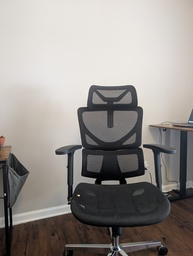
#> input picture data/sift_pair/1.jpg, 193 x 256 px, shrunk from 3072 x 4080 before the run, found by its file name
$ python q2_sift_ransac_demo.py   (older library calls are emulated)
#> lines starting #> are read from the running program, lines starting #| are printed output that depends on the picture
### src/sift_from_scratch.py
#!/usr/bin/env python3
"""
sift_from_scratch.py

Simplified SIFT implementation from scratch:
- Gaussian pyramid
- DoG pyramid
- Local extrema in scale space
- Contrast threshold
- Orientation assignment
- 128-d descriptor (4x4 cells, 8 bins)

Returns: keypoints (y, x, scale, orientation) and descriptors.
"""

import numpy as np
import cv2


class SIFTFromScratch:
    def __init__(
        self,
        num_octaves: int = 4,
        scales_per_octave: int = 3,
        sigma0: float = 1.6,
        contrast_thresh: float = 0.03,
        edge_thresh: float = 10.0
    ):
        self.num_octaves = num_octaves
        self.scales_per_octave = scales_per_octave
        self.sigma0 = sigma0
        self.contrast_thresh = contrast_thresh
        self.edge_thresh = edge_thresh

    # ------------------------------------------------------------------
    # Public API
    # ------------------------------------------------------------------
    def detectAndCompute(self, image_gray: np.ndarray):
        """
        Main entry point.
        image_gray: single-channel float32 or uint8 [H, W].

        Returns:
            keypoints: list of dicts with (y, x, octave, scale, sigma, angle)
            descriptors: np.ndarray [N, 128]
        """
        if image_gray.ndim == 3:
            image_gray = cv2.cvtColor(image_gray, cv2.COLOR_BGR2GRAY)
        if image_gray.dtype != np.float32:
            image_gray = image_gray.astype(np.float32) / 255.0

        gauss_pyr, sigmas = self._build_gaussian_pyramid(image_gray)
        dog_pyr = self._build_dog_pyramid(gauss_pyr)

        raw_kpts = self._detect_keypoints(dog_pyr, sigmas)

        kpts_oriented = self._assign_orientations(gauss_pyr, raw_kpts)
        descs = self._compute_descriptors(gauss_pyr, kpts_oriented)

        return kpts_oriented, descs

    # ------------------------------------------------------------------
    # Pyramid construction
    # ------------------------------------------------------------------
    def _build_gaussian_pyramid(self, base_img):
        """
        Build Gaussian pyramid.

        gauss_pyr[octave][scale] = Gaussian-blurred image
        sigmas[octave][scale] = sigma for that image
        """
        k = 2 ** (1.0 / self.scales_per_octave)
        num_levels = self.scales_per_octave + 3  # extra for DoG

        gauss_pyr = []
        sigmas_pyr = []

        # Initial image: doubled or original; keep simple: original
        base = base_img.copy()

        for o in range(self.num_octaves):
            octave_imgs = []
            octave_sigmas = []

            sigma_prev = 0.5  # nominal sigma of input
            for s in range(num_levels):
                sigma_total = self.sigma0 * (k ** s)
                sigma = np.sqrt(max(sigma_total**2 - sigma_prev**2, 1e-10))
                blurred = cv2.GaussianBlur(base, (0, 0), sigmaX=sigma, sigmaY=sigma)
                octave_imgs.append(blurred)
                octave_sigmas.append(sigma_total)
                sigma_prev = sigma_total

            gauss_pyr.append(octave_imgs)
            sigmas_pyr.append(octave_sigmas)

            # Next octave base = downsample by 2
            h, w = base.shape
            base = cv2.resize(base, (w // 2, h // 2), interpolation=cv2.INTER_NEAREST)

        return gauss_pyr, sigmas_pyr

    def _build_dog_pyramid(self, gauss_pyr):
        """
        Build Difference-of-Gaussians pyramid.
        dog_pyr[oct][s] = G(o,s+1) - G(o,s)
        """
        dog_pyr = []
        for octave_imgs in gauss_pyr:
            dogs = []
            for i in range(1, len(octave_imgs)):
                dogs.append(octave_imgs[i] - octave_imgs[i - 1])
            dog_pyr.append(dogs)
        return dog_pyr

    # ------------------------------------------------------------------
    # Keypoint detection
    # ------------------------------------------------------------------
    def _detect_keypoints(self, dog_pyr, sigmas_pyr):
        """
        Find local extrema in 3x3x3 neighborhoods in DoG pyramids,
        apply contrast threshold, and return list of raw keypoints.
        """
        keypoints = []

        for o, dogs in enumerate(dog_pyr):
            # dogs: [num_levels-1] images
            for s in range(1, len(dogs) - 1):
                dog_prev = dogs[s - 1]
                dog = dogs[s]
                dog_next = dogs[s + 1]

                h, w = dog.shape
                # avoid borders
                for y in range(1, h - 1):
                    for x in range(1, w - 1):
                        val = dog[y, x]
                        if abs(val) < self.contrast_thresh:
                            continue

                        patch_prev = dog_prev[y - 1:y + 2, x - 1:x + 2]
                        patch = dog[y - 1:y + 2, x - 1:x + 2]
                        patch_next = dog_next[y - 1:y + 2, x - 1:x + 2]
                        neighbors = np.hstack([
                            patch_prev.flatten(),
                            patch.flatten(),
                            patch_next.flatten()
                        ])

                        center = neighbors[13]  # middle of 27
                        neighbors = np.delete(neighbors, 13)

                        if (val > 0 and val >= neighbors.max()) or (
                            val < 0 and val <= neighbors.min()
                        ):
                            # extremum
                            sigma = sigmas_pyr[o][s + 1]  # correspond to G(o,s+1)
                            keypoints.append({
                                "octave": o,
                                "scale": s,
                                "y": y,
                                "x": x,
                                "sigma": sigma,
                                "angle": 0.0,  # to be assigned later
                            })

        return keypoints

    # ------------------------------------------------------------------
    # Orientation assignment
    # ------------------------------------------------------------------
    def _assign_orientations(self, gauss_pyr, keypoints):
        """
        For each keypoint in the Gaussian image at its octave/scale,
        compute gradient magnitude and orientation in a window, build
        orientation histogram, and assign dominant angle.
        """
        oriented = []
        num_bins = 36
        for kp in keypoints:
            o = kp["octave"]
            s = kp["scale"] + 1  # DoG index shift -> Gaussian index
            img = gauss_pyr[o][s]
            h, w = img.shape
            y = kp["y"]
            x = kp["x"]

            if x <= 1 or x >= w - 2 or y <= 1 or y >= h - 2:
                continue

            # Local gradient
            # Use a region of radius ~3 * sigma
            sigma = kp["sigma"]
            radius = int(round(3 * sigma))
            y0 = max(y - radius, 1)
            y1 = min(y + radius, h - 2)
            x0 = max(x - radius, 1)
            x1 = min(x + radius, w - 2)

            patch = img[y0:y1 + 1, x0:x1 + 1]
            gx = cv2.Sobel(patch, cv2.CV_32F, 1, 0, ksize=3)
            gy = cv2.Sobel(patch, cv2.CV_32F, 0, 1, ksize=3)

            mag = np.sqrt(gx**2 + gy**2)
            ang = (np.rad2deg(np.arctan2(gy, gx)) + 360.0) % 360.0

            # Orientation histogram
            hist = np.zeros(num_bins, dtype=np.float32)
            bin_width = 360.0 / num_bins

            # weight by Gaussian in spatial domain
            yy, xx = np.mgrid[y0:y1 + 1, x0:x1 + 1]
            yy = yy - y
            xx = xx - x
            w_spatial = np.exp(-(xx**2 + yy**2) / (2 * (1.5 * sigma) ** 2))

            weighted_mag = mag * w_spatial

            for yy_i in range(weighted_mag.shape[0]):
                for xx_i in range(weighted_mag.shape[1]):
                    m = weighted_mag[yy_i, xx_i]
                    a = ang[yy_i, xx_i]
                    bin_idx = int(np.floor(a / bin_width)) % num_bins
                    hist[bin_idx] += m

            # dominant orientation
            max_bin = np.argmax(hist)
            angle = max_bin * bin_width

            new_kp = kp.copy()
            new_kp["angle"] = angle
            oriented.append(new_kp)

        return oriented

    # ------------------------------------------------------------------
    # Descriptor computation
    # ------------------------------------------------------------------
    def _compute_descriptors(self, gauss_pyr, keypoints):
        """
        4x4 cells, 8 orientation bins => 128-d descriptor per keypoint.
        """
        descriptors = []
        for kp in keypoints:
            o = kp["octave"]
            s = kp["scale"] + 1
            img = gauss_pyr[o][s]
            h, w = img.shape
            y = kp["y"]
            x = kp["x"]
            angle = kp["angle"]
            sigma = kp["sigma"]

            # Descriptor window ~ 4 x 4 cells, each 4x4 pixels => 16x16
            win_size = int(round(16 * sigma / self.sigma0))
            if win_size < 16:
                win_size = 16

            half = win_size // 2
            y0 = max(y - half, 1)
            y1 = min(y + half, h - 2)
            x0 = max(x - half, 1)
            x1 = min(x + half, w - 2)

            patch = img[y0:y1 + 1, x0:x1 + 1]
            if patch.shape[0] < 16 or patch.shape[1] < 16:
                continue

            gx = cv2.Sobel(patch, cv2.CV_32F, 1, 0, ksize=3)
            gy = cv2.Sobel(patch, cv2.CV_32F, 0, 1, ksize=3)
            mag = np.sqrt(gx**2 + gy**2)
            ang = (np.rad2deg(np.arctan2(gy, gx)) + 360.0) % 360.0

            # rotate angles relative to keypoint orientation
            ang = (ang - angle + 360.0) % 360.0

            # 4x4 cells, 8 bins
            desc = np.zeros((4, 4, 8), dtype=np.float32)
            cell_h = patch.shape[0] / 4.0
            cell_w = patch.shape[1] / 4.0
            bin_width = 360.0 / 8

            for yy in range(patch.shape[0]):
                for xx in range(patch.shape[1]):
                    m = mag[yy, xx]
                    a = ang[yy, xx]
                    cy = int(yy / cell_h)
                    cx = int(xx / cell_w)
                    if cy >= 4 or cx >= 4:
                        continue
                    b = int(a / bin_width) % 8
                    desc[cy, cx, b] += m

            vec = desc.flatten()

            # Normalize and threshold
            norm = np.linalg.norm(vec) + 1e-10
            vec = vec / norm
            vec = np.clip(vec, 0, 0.2)
            norm = np.linalg.norm(vec) + 1e-10
            vec = vec / norm

            descriptors.append(vec)

        if len(descriptors) == 0:
            return np.zeros((0, 128), dtype=np.float32)

        return np.vstack(descriptors).astype(np.float32)

### src/q2_sift_ransac_demo.py
#!/usr/bin/env python3
"""
q2_sift_ransac_demo.py

CSC 8830 – CV
Assignment 4 – Q2

- Run SIFT-from-scratch on a pair of images.
- Match descriptors via BFMatcher.
- Estimate homography via RANSAC.
- Warp second image onto first.
- Compare with OpenCV SIFT (if available).
"""

import os
import cv2
import numpy as np

from src.sift_from_scratch import SIFTFromScratch

PAIR_DIR = "data/sift_pair"
IMG1_PATH = os.path.join(PAIR_DIR, "1.jpg")
IMG2_PATH = os.path.join(PAIR_DIR, "2.jpg")


OUT_MATCHES_MY = "output/q2_my_sift_matches.jpg"
OUT_WARPED_MY = "output/q2_my_sift_warped.jpg"

OUT_MATCHES_CV = "output/q2_cv_sift_matches.jpg"
OUT_WARPED_CV = "output/q2_cv_sift_warped.jpg"


def match_descriptors(desc1, desc2, k=2, ratio=0.75, use_l2=True):
    if desc1 is None or desc2 is None or len(desc1) == 0 or len(desc2) == 0:
        return []

    norm = cv2.NORM_L2 if use_l2 else cv2.NORM_HAMMING
    bf = cv2.BFMatcher(norm)
    raw_matches = bf.knnMatch(desc1, desc2, k=k)

    good = []
    for m in raw_matches:
        if len(m) == 2 and m[0].distance < ratio * m[1].distance:
            good.append(m[0])
    return good


def ransac_homography(kps1_xy, kps2_xy, matches, reproj_thresh=4.0):
    """
    Compute H (img1 -> img2) using matched points and RANSAC.
    kps1_xy, kps2_xy: np.array [N, 2] of xy coordinates
    matches: list of cv2.DMatch (queryIdx: idx in desc1, trainIdx: idx in desc2)
    """
    if len(matches) < 4:
        return None, None

    pts1 = np.float32([kps1_xy[m.queryIdx] for m in matches]).reshape(-1, 1, 2)
    pts2 = np.float32([kps2_xy[m.trainIdx] for m in matches]).reshape(-1, 1, 2)

    H, mask = cv2.findHomography(pts1, pts2, cv2.RANSAC, reproj_thresh)
    return H, mask


def keypoints_to_xy(my_kpts):
    """
    Convert our keypoint dicts into [N, 2] (x,y) array.
    """
    coords = []
    for kp in my_kpts:
        coords.append([kp["x"], kp["y"]])
    return np.array(coords, dtype=np.float32)


def draw_matches(img1, img2, pts1, pts2, matches, mask):
    """
    Draw inlier matches on a side-by-side canvas.
    pts1, pts2: arrays [N, 2]
    matches: list of cv2.DMatch
    mask: inlier mask from RANSAC
    """
    h1, w1 = img1.shape[:2]
    h2, w2 = img2.shape[:2]

    canvas = np.zeros((max(h1, h2), w1 + w2, 3), dtype=np.uint8)
    canvas[0:h1, 0:w1] = img1
    canvas[0:h2, w1:w1 + w2] = img2

    for m, inlier in zip(matches, mask.ravel()):
        if not inlier:
            continue
        x1, y1 = pts1[m.queryIdx]
        x2, y2 = pts2[m.trainIdx]
        x2_shift = x2 + w1

        color = (0, 255, 0)
        cv2.circle(canvas, (int(x1), int(y1)), 3, color, -1)
        cv2.circle(canvas, (int(x2_shift), int(y2)), 3, color, -1)
        cv2.line(canvas, (int(x1), int(y1)), (int(x2_shift), int(y2)), color, 1)

    return canvas


def run_my_sift(img1, img2):
    print("[INFO] Running SIFT-from-scratch...")
    sift = SIFTFromScratch()

    kps1, desc1 = sift.detectAndCompute(img1)
    kps2, desc2 = sift.detectAndCompute(img2)

    print(f"[INFO] My SIFT: {len(kps1)} keypoints in img1, {len(kps2)} in img2")

    pts1 = keypoints_to_xy(kps1)
    pts2 = keypoints_to_xy(kps2)

    matches = match_descriptors(desc1, desc2, ratio=0.75, use_l2=True)
    print(f"[INFO] My SIFT: {len(matches)} matches after ratio test")

    H, mask = ransac_homography(pts1, pts2, matches, reproj_thresh=4.0)
    if H is None:
        print("[WARN] My SIFT: RANSAC could not find a homography.")
        return

    print("[INFO] My SIFT: RANSAC inliers:", int(mask.sum()))

    # Draw inliers
    match_vis = draw_matches(img1, img2, pts1, pts2, matches, mask)
    cv2.imwrite(OUT_MATCHES_MY, match_vis)
    print("[INFO] Saved:", OUT_MATCHES_MY)

    # Warp img1 into img2 frame
    h2, w2 = img2.shape[:2]
    warp = cv2.warpPerspective(img1, H, (w2, h2))
    blended = 0.5 * warp + 0.5 * img2
    blended = blended.astype(np.uint8)
    cv2.imwrite(OUT_WARPED_MY, blended)
    print("[INFO] Saved:", OUT_WARPED_MY)


def run_cv_sift(img1, img2):
    if not hasattr(cv2, "SIFT_create"):
        print("[WARN] OpenCV SIFT is not available in this build. Skipping CV-SIFT comparison.")
        return

    print("[INFO] Running OpenCV SIFT...")
    sift = cv2.SIFT_create()
    gray1 = cv2.cvtColor(img1, cv2.COLOR_BGR2GRAY)
    gray2 = cv2.cvtColor(img2, cv2.COLOR_BGR2GRAY)

    kps1, desc1 = sift.detectAndCompute(gray1, None)
    kps2, desc2 = sift.detectAndCompute(gray2, None)

    print(f"[INFO] CV SIFT: {len(kps1)} keypoints in img1, {len(kps2)} in img2")

    pts1 = np.float32([kp.pt for kp in kps1])
    pts2 = np.float32([kp.pt for kp in kps2])

    matches = match_descriptors(desc1, desc2, ratio=0.75, use_l2=True)
    print(f"[INFO] CV SIFT: {len(matches)} matches after ratio test")

    H, mask = ransac_homography(pts1, pts2, matches, reproj_thresh=4.0)
    if H is None:
        print("[WARN] CV SIFT: RANSAC could not find a homography.")
        return

    print("[INFO] CV SIFT: RANSAC inliers:", int(mask.sum()))

    match_vis = draw_matches(img1, img2, pts1, pts2, matches, mask)
    cv2.imwrite(OUT_MATCHES_CV, match_vis)
    print("[INFO] Saved:", OUT_MATCHES_CV)

    h2, w2 = img2.shape[:2]
    warp = cv2.warpPerspective(img1, H, (w2, h2))
    blended = 0.5 * warp + 0.5 * img2
    blended = blended.astype(np.uint8)
    cv2.imwrite(OUT_WARPED_CV, blended)
    print("[INFO] Saved:", OUT_WARPED_CV)


def main():
    os.makedirs("output", exist_ok=True)

    img1 = cv2.imread(IMG1_PATH)
#> img1 is the input picture: shape (256, 193, 3); mean B, G, R 140.6, 144.7, 149.6
    img2 = cv2.imread(IMG2_PATH)
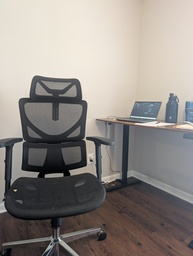
#> input picture data/sift_pair/2.jpg, 193 x 256 px, shrunk from 3072 x 4080 before the run, found by its file name
#> img2 is the input picture: shape (256, 193, 3); mean B, G, R 134.5, 139.6, 146
    if img1 is None or img2 is None:
        raise RuntimeError("Could not read img1/img2 in data/sift_pair/")

    run_my_sift(img1, img2)
#> after the loop in _build_gaussian_pyramid, `for o in range(self.num_octaves):`: gauss_pyr = 4 items; sigmas_pyr = [[1.6, 2.02, 2.54, 3.2, 4.03, 5.08], [1.6, 2.02, 2.54, 3.2, 4.03, 5.08], [1.6, 2.02, 2.54, 3.2, 4.03, 5.08], [1.6, 2.02, 2.54, 3.2, 4.03, 5.08]]
#> in detectAndCompute, `gauss_pyr, sigmas = self._build_gaussian_pyramid(image_gray)`: gauss_pyr = 4 items; sigmas has the same summary as sigmas_pyr in _build_gaussian_pyramid
#> the loop in _build_dog_pyramid, `for octave_imgs in gauss_pyr:` made 4 passes
#> the loop in _detect_keypoints, `for o, dogs in enumerate(dog_pyr):` made 4 passes
#> after the loop in _detect_keypoints, `for o, dogs in enumerate(dog_pyr):`: keypoints = 236 items
#> the loop in _assign_orientations, `for kp in keypoints:` made 236 passes
#> (y, x, y0, y1, x0, x1, max_bin, angle) on passes 1 to 3: (84, 99, 76, 92, 91, 107, 27, 270), (84, 121, 76, 92, 113, 129, 26, 260), (90, 137, 82, 98, 129, 145, 34, 340)
#> the loop in _build_dog_pyramid (call 2), `for octave_imgs in gauss_pyr:` made 4 passes
#> the loop in _detect_keypoints (call 2), `for o, dogs in enumerate(dog_pyr):` made 4 passes
#> the loop in _assign_orientations (call 2), `for kp in keypoints:` made 232 passes
#> pass 1, in _assign_orientations (call 2), `img = gauss_pyr[o][s]`:
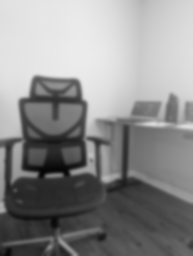
#> img: shape (256, 193) float32; min 0.0206, max 0.925, mean 0.553
#> after the loop in _assign_orientations (call 2), `for kp in keypoints:`:
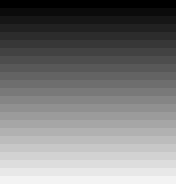
#> yy: shape (24, 22) int64 (shown 8 times larger); min -11, max 12, mean 0.5; drawn with min black and max white
#> in _compute_descriptors (call 2), `return np.vstack(descriptors).astype(np.float32)`:
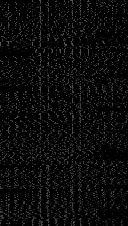
#> returned value: shape (226, 128) float32; min 0, max 0.375, mean 0.0432
#| [INFO] My SIFT: 235 keypoints in img1, 231 in img2
#| [INFO] My SIFT: 62 matches after ratio test
#| [INFO] My SIFT: RANSAC inliers: 11
#> the loop in draw_matches, `for m, inlier in zip(matches, mask.ravel()):` made 62 passes
#> inlier on passes 1 to 12: 0, 0, 0, 0, 1, 1, 1, 1, 0, 0, 0, 0
#> after the loop in draw_matches, `for m, inlier in zip(matches, mask.ravel()):`:
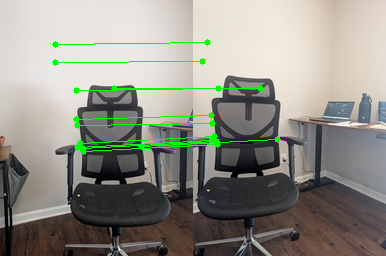
#> canvas: shape (256, 386, 3); mean B, G, R 134.8, 144.5, 144.9
    run_cv_sift(img1, img2)
#| [INFO] CV SIFT: 185 keypoints in img1, 175 in img2
#| [INFO] CV SIFT: 82 matches after ratio test
#| [INFO] CV SIFT: RANSAC inliers: 77
#> the loop in draw_matches (call 2), `for m, inlier in zip(matches, mask.ravel()):` made 82 passes
#> after the loop in draw_matches (call 2), `for m, inlier in zip(matches, mask.ravel()):`:
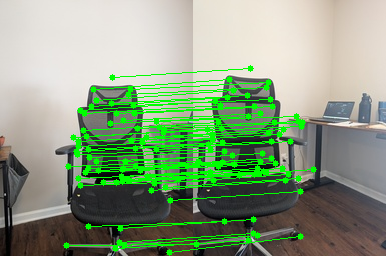
#> canvas: shape (256, 386, 3); mean B, G, R 127.2, 157.9, 136.9
#> in run_cv_sift, `blended = 0.5 * warp + 0.5 * img2`:
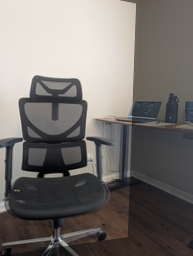
#> blended: shape (256, 193, 3) float64; mean B, G, R 110.7, 114.3, 118.7

    print("[INFO] Q2 SIFT + RANSAC demo finished.")


if __name__ == "__main__":
    main()
